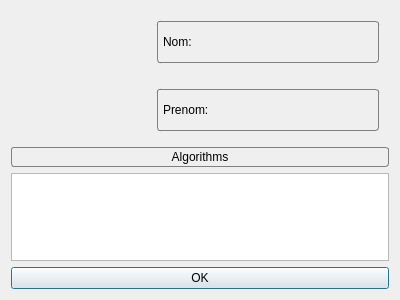
<?xml version="1.0" encoding="UTF-8"?>
<ui version="4.0">
 <class>Dialog</class>
 <widget class="QDialog" name="Dialog">
  <property name="geometry">
   <rect>
    <x>0</x>
    <y>0</y>
    <width>400</width>
    <height>300</height>
   </rect>
  </property>
  <property name="windowTitle">
   <string>Client Details</string>
  </property>
  <layout class="QGridLayout" name="gridLayout">
   <item row="0" column="0">
    <layout class="QVBoxLayout" name="verticalLayout">
     <property name="leftMargin">
      <number>0</number>
     </property>
     <item>
      <layout class="QHBoxLayout" name="horizontalLayout">
       <property name="topMargin">
        <number>0</number>
       </property>
       <item>
        <widget class="QLabel" name="label_pic">
         <property name="minimumSize">
          <size>
           <width>130</width>
           <height>130</height>
          </size>
         </property>
         <property name="maximumSize">
          <size>
           <width>130</width>
           <height>130</height>
          </size>
         </property>
         <property name="text">
          <string/>
         </property>
        </widget>
       </item>
       <item>
        <layout class="QVBoxLayout" name="verticalLayout_2">
         <property name="topMargin">
          <number>0</number>
         </property>
         <item>
          <widget class="QLabel" name="label_nom">
           <property name="styleSheet">
            <string notr="true">color: black;
border-color:gray;
border-width:1px;
border-style:solid;
border-radius:3px;
padding:1.5px;
margin: 10px, 10px;
margin-left: 10px;
margin-right: 10px;</string>
           </property>
           <property name="text">
            <string>Nom:</string>
           </property>
          </widget>
         </item>
         <item>
          <widget class="QLabel" name="label_prenom">
           <property name="styleSheet">
            <string notr="true">color: black;
border-color:gray;
border-width:1px;
border-style:solid;
border-radius:3px;
padding:1.5px;
margin: 10px, 10px;
margin-left: 10px;
margin-right: 10px;</string>
           </property>
           <property name="text">
            <string>Prenom:</string>
           </property>
          </widget>
         </item>
        </layout>
       </item>
      </layout>
     </item>
     <item>
      <widget class="QLabel" name="label">
       <property name="styleSheet">
        <string notr="true">color: black;
border-color:gray;
border-width:1px;
border-style:solid;
border-radius:3px;
padding:1.5px;</string>
       </property>
       <property name="text">
        <string>Algorithms</string>
       </property>
       <property name="alignment">
        <set>Qt::AlignCenter</set>
       </property>
      </widget>
     </item>
     <item>
      <widget class="QListView" name="listView_algo"/>
     </item>
    </layout>
   </item>
   <item row="1" column="0">
    <widget class="QPushButton" name="pushButton">
     <property name="text">
      <string>OK</string>
     </property>
    </widget>
   </item>
  </layout>
 </widget>
 <resources/>
 <connections/>
</ui>
